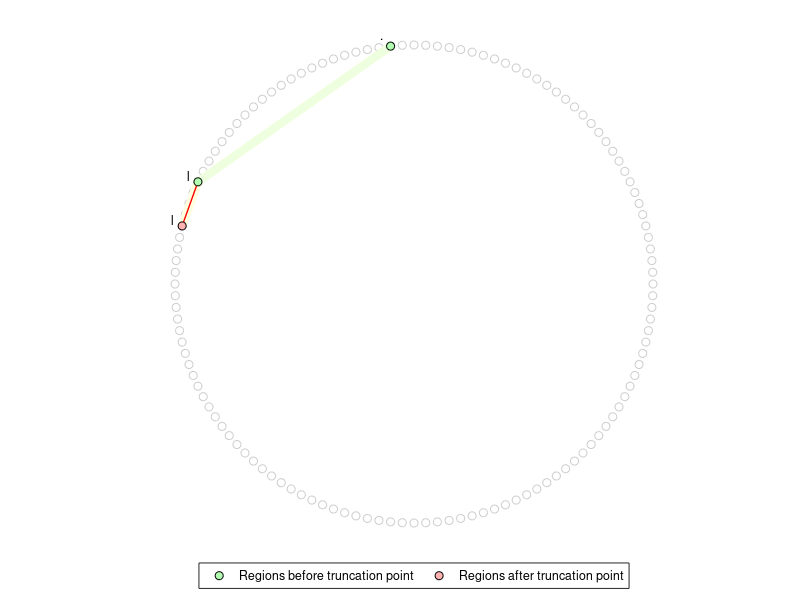
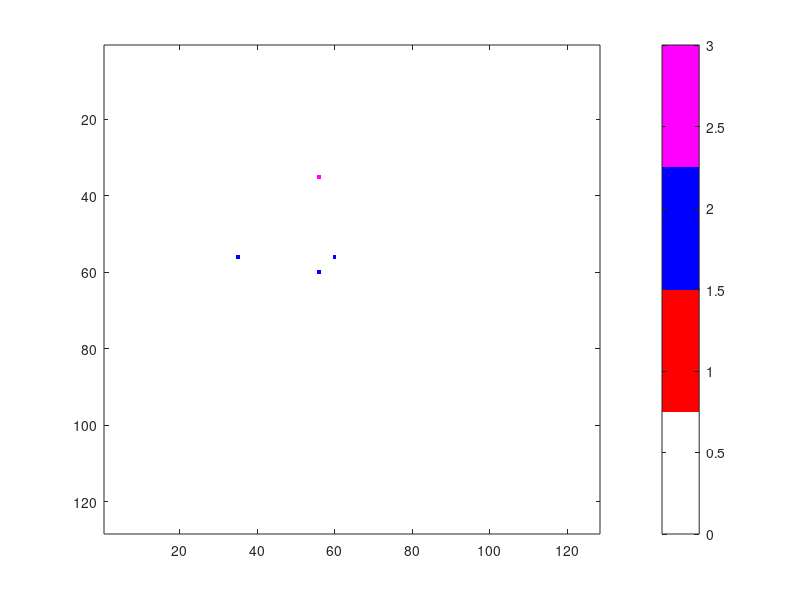

These charts were generated, in order, by the following MATLAB code: (Note: this script raises an error after producing the figures.)
function draw_connection_circle(id, patient_ID, matter_connection_matrix, seizure_connection_matrix, seizure_1, seizure_1_labels, seizure_2, seizure_2_labels)
    save_file = true;
    N = 128;
    
    % the circle axis
    theta = linspace(0, 2*pi, N+1);
    theta(end) = [];
    x = cos(theta);
    y = sin(theta);
    
    figure('Position', [100, 100, 1200, 900]);
    set(gcf, 'Visible', 'off');
    set(gcf, 'Color', [1, 1, 1]);
    axis equal;
    axis off;

    % Test matrix
    if nargin == 0 % default value
        id = 0;
        patient_ID = "TEST";
        matter_connection_matrix = zeros(N, N);
        matter_connection_matrix(35, 56) = 3; 
        matter_connection_matrix(56, 35) = 2;
        matter_connection_matrix(56, 60) = 2;
        matter_connection_matrix(60, 56) = 2;
        seizure_connection_matrix = zeros(N, N);
        seizure_connection_matrix(56, 60) = 2;
        seizure_1 = [56 35];
        seizure_1_labels = ["l.postcentral_2" "l.postcentral_1"];
        seizure_2 = 60;
        seizure_2_labels = "l.precentral_4";
        set(gcf, 'Visible', 'on');
        save_file = false;
    end

    hold on;
    
    for i = 1:N
        plot(x(i), y(i), 'o', 'MarkerEdgeColor', [0.8, 0.8, 0.8], 'MarkerFaceColor', 'none');
    end

    % seperate so they won't overlap
    for i = 1:N
        for j = 1:N
            % delete the self connection
            if i == j
                matter_connection_matrix(i, j) = 0;
            end

            if matter_connection_matrix(i, j) == 2
                plot([x(i) x(j)], [y(i) y(j)], 'Color', [254, 255, 223]/255, 'LineWidth', 6);
            end
        end
    end

    for i = 1:N
        for j = 1:N
            if matter_connection_matrix(i, j) == 1
                plot([x(i) x(j)], [y(i) y(j)], 'Color', [223, 254, 255]/255, 'LineWidth', 6);
            end
        end
    end

    for i = 1:N
        for j = 1:N
            if matter_connection_matrix(i, j) == 3
                plot([x(i) x(j)], [y(i) y(j)], 'Color', [238, 255, 223]/255, 'LineWidth', 6);
            end
        end
    end

    for i = 1:N
        for j = 1:N
            if seizure_connection_matrix(i, j) > 0
                plot([x(i) x(j)], [y(i) y(j)], 'Color', 'r', 'LineWidth', 1);
            end
        end
    end
    
    for i = 1:size(seizure_1, 2)
        onset = seizure_1(i);
        plot1 = plot(x(onset), y(onset), 'o', 'MarkerEdgeColor', [0, 0, 0], 'MarkerFaceColor', [0.7, 1, 0.7]);
        if x(onset) > 0 && y(onset) >= 0
            text(x(onset)+0.03, y(onset)+0.03, seizure_1_labels(i), 'HorizontalAlignment', 'left', 'FontSize', 9);
        elseif x(onset) >= 0 && y(onset) < 0
            text(x(onset)+0.03, y(onset)-0.03, seizure_1_labels(i), 'HorizontalAlignment', 'left', 'FontSize', 9);
        elseif x(onset) < 0 && y(onset) <= 0
            text(x(onset)-0.03, y(onset)-0.03, seizure_1_labels(i), 'HorizontalAlignment', 'right', 'FontSize', 9);
        elseif x(onset) <= 0 && y(onset) > 0
            text(x(onset)-0.03, y(onset)+0.03, seizure_1_labels(i), 'HorizontalAlignment', 'right', 'FontSize', 9);
        end
    end
    
    for i = 1:size(seizure_2, 2)
        onset = seizure_2(i);
        plot2 = plot(x(onset), y(onset), 'o', 'MarkerEdgeColor', [0, 0, 0], 'MarkerFaceColor', [1, 0.7, 0.7]);
        if x(onset) > 0 && y(onset) >= 0
            text(x(onset)+0.03, y(onset)+0.03, seizure_2_labels(i), 'HorizontalAlignment', 'left', 'FontSize', 9);
        elseif x(onset) >= 0 && y(onset) < 0
            text(x(onset)+0.03, y(onset)-0.03, seizure_2_labels(i), 'HorizontalAlignment', 'left', 'FontSize', 9);
        elseif x(onset) < 0 && y(onset) <= 0
            text(x(onset)-0.03, y(onset)-0.03, seizure_2_labels(i), 'HorizontalAlignment', 'right', 'FontSize', 9);
        elseif x(onset) <= 0 && y(onset) > 0
            text(x(onset)-0.03, y(onset)+0.03, seizure_2_labels(i), 'HorizontalAlignment', 'right', 'FontSize', 9);
        end
    end
    
    % For every seizure2, find if there is any connection with seizure 1
    % if not, highlight it in the graph
    % that means that region don't follow the seizure pathway
    
    seizure_isolated = seizure_2;
    indices = [];
    for i = 1:size(seizure_2, 2)
        for j = 1:size(seizure_1, 2)
            if matter_connection_matrix(seizure_2(i), seizure_1(j)) > 0
                indices(end+1) = seizure_2(i);
                break;
            end
        end
    end

    % Find out the percentage that follow the pathway



    % Also, for every region2, calculate the percentage that it has a
    % conncetion with the region1


    
    hold off;
    % title('Connection circle');

    legend([plot1, plot2], {"Regions before truncation point", "Regions after truncation point"}, 'Location', 'bestoutside', 'Orientation', 'horizontal');

    filename = sprintf('%s\\%d_%s_matter_connection_circle.png', "pictures", id, patient_ID); 
    saveas(gcf, filename); 

    figure;
    set(gcf, 'Visible', 'off');
    imagesc(matter_connection_matrix);
    colormap([1 1 1; 1 0 0; 0 0 1; 1 0 1])

    h = colorbar;
    set(h, 'Ticks', [0.5 1.5 2.5 3.5], 'TickLabels', {'none', 'grey matter', 'white matter', 'both'});
    clim([0 4]);
    axis equal;
    axis tight;
    
    if save_file
        filename = sprintf('%s\\%d_%s_matter_connection_matrix.png', "pictures", id, patient_ID); 
        saveas(gcf, filename); 
    end 

end